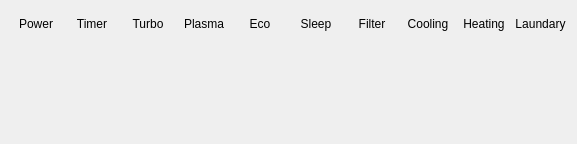
               <widget class="QWidget" name="tab">
                <attribute name="title">
                 <string>LED</string>
                </attribute>
                <layout class="QGridLayout" name="gridLayout_4">
                 <item row="0" column="0">
                  <layout class="QHBoxLayout" name="horizontalLayout_32">
                   <item>
                    <layout class="QVBoxLayout" name="verticalLayout_140">
                     <item>
                      <widget class="QLabel" name="OutTemplabel_7">
                       <property name="minimumSize">
                        <size>
                         <width>0</width>
                         <height>26</height>
                        </size>
                       </property>
                       <property name="maximumSize">
                        <size>
                         <width>16777215</width>
                         <height>35</height>
                        </size>
                       </property>
                       <property name="text">
                        <string>Power</string>
                       </property>
                       <property name="alignment">
                        <set>Qt::AlignCenter</set>
                       </property>
                      </widget>
                     </item>
                     <item alignment="Qt::AlignHCenter|Qt::AlignVCenter">
                      <widget class="Led" name="PowerLed" native="true">
                       <property name="minimumSize">
                        <size>
                         <width>50</width>
                         <height>50</height>
                        </size>
                       </property>
                       <property name="maximumSize">
                        <size>
                         <width>50</width>
                         <height>50</height>
                        </size>
                       </property>
                      </widget>
                     </item>
                     <item>
                      <spacer name="verticalSpacer_55">
                       <property name="orientation">
                        <enum>Qt::Vertical</enum>
                       </property>
                       <property name="sizeHint" stdset="0">
                        <size>
                         <width>20</width>
                         <height>40</height>
                        </size>
                       </property>
                      </spacer>
                     </item>
                    </layout>
                   </item>
                   <item>
                    <layout class="QVBoxLayout" name="verticalLayout_141">
                     <item>
                      <widget class="QLabel" name="CtrlTemp_label_3">
                       <property name="minimumSize">
                        <size>
                         <width>0</width>
                         <height>26</height>
                        </size>
                       </property>
                       <property name="maximumSize">
                        <size>
                         <width>16777215</width>
                         <height>35</height>
                        </size>
                       </property>
                       <property name="text">
                        <string>Timer</string>
                       </property>
                       <property name="alignment">
                        <set>Qt::AlignCenter</set>
                       </property>
                      </widget>
                     </item>
                     <item alignment="Qt::AlignHCenter|Qt::AlignVCenter">
                      <widget class="Led" name="TimerLed" native="true">
                       <property name="minimumSize">
                        <size>
                         <width>50</width>
                         <height>50</height>
                        </size>
                       </property>
                       <property name="maximumSize">
                        <size>
                         <width>50</width>
                         <height>50</height>
                        </size>
                       </property>
                      </widget>
                     </item>
                     <item>
                      <spacer name="verticalSpacer_56">
                       <property name="orientation">
                        <enum>Qt::Vertical</enum>
                       </property>
                       <property name="sizeHint" stdset="0">
                        <size>
                         <width>20</width>
                         <height>40</height>
                        </size>
                       </property>
                      </spacer>
                     </item>
                    </layout>
                   </item>
                   <item>
                    <layout class="QVBoxLayout" name="verticalLayout_142">
                     <item>
                      <widget class="QLabel" name="OutTemplabel_8">
                       <property name="minimumSize">
                        <size>
                         <width>0</width>
                         <height>26</height>
                        </size>
                       </property>
                       <property name="maximumSize">
                        <size>
                         <width>16777215</width>
                         <height>35</height>
                        </size>
                       </property>
                       <property name="text">
                        <string>Turbo</string>
                       </property>
                       <property name="alignment">
                        <set>Qt::AlignCenter</set>
                       </property>
                      </widget>
                     </item>
                     <item alignment="Qt::AlignHCenter|Qt::AlignVCenter">
                      <widget class="Led" name="Turboledd" native="true">
                       <property name="minimumSize">
                        <size>
                         <width>50</width>
                         <height>50</height>
                        </size>
                       </property>
                       <property name="maximumSize">
                        <size>
                         <width>50</width>
                         <height>50</height>
                        </size>
                       </property>
                      </widget>
                     </item>
                     <item>
                      <spacer name="verticalSpacer_57">
                       <property name="orientation">
                        <enum>Qt::Vertical</enum>
                       </property>
                       <property name="sizeHint" stdset="0">
                        <size>
                         <width>20</width>
                         <height>40</height>
                        </size>
                       </property>
                      </spacer>
                     </item>
                    </layout>
                   </item>
                   <item>
                    <layout class="QVBoxLayout" name="verticalLayout_143">
                     <item>
                      <widget class="QLabel" name="OutTemplabel_9">
                       <property name="minimumSize">
                        <size>
                         <width>0</width>
                         <height>26</height>
                        </size>
                       </property>
                       <property name="maximumSize">
                        <size>
                         <width>16777215</width>
                         <height>35</height>
                        </size>
                       </property>
                       <property name="text">
                        <string>Plasma</string>
                       </property>
                       <property name="alignment">
                        <set>Qt::AlignCenter</set>
                       </property>
                      </widget>
                     </item>
                     <item alignment="Qt::AlignHCenter|Qt::AlignVCenter">
                      <widget class="Led" name="PlasmaLed" native="true">
                       <property name="minimumSize">
                        <size>
                         <width>50</width>
                         <height>50</height>
                        </size>
                       </property>
                       <property name="maximumSize">
                        <size>
                         <width>50</width>
                         <height>50</height>
                        </size>
                       </property>
                      </widget>
                     </item>
                     <item>
                      <spacer name="verticalSpacer_58">
                       <property name="orientation">
                        <enum>Qt::Vertical</enum>
                       </property>
                       <property name="sizeHint" stdset="0">
                        <size>
                         <width>20</width>
                         <height>40</height>
                        </size>
                       </property>
                      </spacer>
                     </item>
                    </layout>
                   </item>
                   <item>
                    <layout class="QVBoxLayout" name="verticalLayout_144">
                     <item>
                      <widget class="QLabel" name="OutTemplabel_10">
                       <property name="minimumSize">
                        <size>
                         <width>0</width>
                         <height>26</height>
                        </size>
                       </property>
                       <property name="maximumSize">
                        <size>
                         <width>16777215</width>
                         <height>35</height>
                        </size>
                       </property>
                       <property name="text">
                        <string>Eco</string>
                       </property>
                       <property name="alignment">
                        <set>Qt::AlignCenter</set>
                       </property>
                      </widget>
                     </item>
                     <item alignment="Qt::AlignHCenter|Qt::AlignVCenter">
                      <widget class="Led" name="EcoLed" native="true">
                       <property name="minimumSize">
                        <size>
                         <width>50</width>
                         <height>50</height>
                        </size>
                       </property>
                       <property name="maximumSize">
                        <size>
                         <width>50</width>
                         <height>50</height>
                        </size>
                       </property>
                      </widget>
                     </item>
                     <item>
                      <spacer name="verticalSpacer_59">
                       <property name="orientation">
                        <enum>Qt::Vertical</enum>
                       </property>
                       <property name="sizeHint" stdset="0">
                        <size>
                         <width>20</width>
                         <height>40</height>
                        </size>
                       </property>
                      </spacer>
                     </item>
                    </layout>
                   </item>
                   <item>
                    <layout class="QVBoxLayout" name="verticalLayout_145">
                     <item>
                      <widget class="QLabel" name="OutTemplabel_11">
                       <property name="minimumSize">
                        <size>
                         <width>0</width>
                         <height>26</height>
                        </size>
                       </property>
                       <property name="maximumSize">
                        <size>
                         <width>16777215</width>
                         <height>35</height>
                        </size>
                       </property>
                       <property name="text">
                        <string>Sleep</string>
                       </property>
                       <property name="alignment">
                        <set>Qt::AlignCenter</set>
                       </property>
                      </widget>
                     </item>
                     <item alignment="Qt::AlignHCenter|Qt::AlignVCenter">
                      <widget class="Led" name="SleepLed" native="true">
                       <property name="minimumSize">
                        <size>
                         <width>50</width>
                         <height>50</height>
                        </size>
                       </property>
                       <property name="maximumSize">
                        <size>
                         <width>50</width>
                         <height>50</height>
                        </size>
                       </property>
                      </widget>
                     </item>
                     <item>
                      <spacer name="verticalSpacer_60">
                       <property name="orientation">
                        <enum>Qt::Vertical</enum>
                       </property>
                       <property name="sizeHint" stdset="0">
                        <size>
                         <width>20</width>
                         <height>40</height>
                        </size>
                       </property>
                      </spacer>
                     </item>
                    </layout>
                   </item>
                   <item>
                    <layout class="QVBoxLayout" name="verticalLayout_146">
                     <item>
                      <widget class="QLabel" name="Settingtemp_label_3">
                       <property name="minimumSize">
                        <size>
                         <width>0</width>
                         <height>26</height>
                        </size>
                       </property>
                       <property name="maximumSize">
                        <size>
                         <width>16777215</width>
                         <height>35</height>
                        </size>
                       </property>
                       <property name="text">
                        <string>Filter</string>
                       </property>
                       <property name="alignment">
                        <set>Qt::AlignCenter</set>
                       </property>
                      </widget>
                     </item>
                     <item alignment="Qt::AlignHCenter|Qt::AlignVCenter">
                      <widget class="Led" name="FilterLed" native="true">
                       <property name="minimumSize">
                        <size>
                         <width>50</width>
                         <height>50</height>
                        </size>
                       </property>
                       <property name="maximumSize">
                        <size>
                         <width>50</width>
                         <height>50</height>
                        </size>
                       </property>
                      </widget>
                     </item>
                     <item>
                      <spacer name="verticalSpacer_61">
                       <property name="orientation">
                        <enum>Qt::Vertical</enum>
                       </property>
                       <property name="sizeHint" stdset="0">
                        <size>
                         <width>20</width>
                         <height>40</height>
                        </size>
                       </property>
                      </spacer>
                     </item>
                    </layout>
                   </item>
                   <item>
                    <layout class="QVBoxLayout" name="verticalLayout_163">
                     <item>
                      <widget class="QLabel" name="Settingtemp_label_5">
                       <property name="minimumSize">
                        <size>
                         <width>0</width>
                         <height>26</height>
                        </size>
                       </property>
                       <property name="maximumSize">
                        <size>
                         <width>16777215</width>
                         <height>35</height>
                        </size>
                       </property>
                       <property name="text">
                        <string>Cooling</string>
                       </property>
                       <property name="alignment">
                        <set>Qt::AlignCenter</set>
                       </property>
                      </widget>
                     </item>
                     <item alignment="Qt::AlignHCenter|Qt::AlignVCenter">
                      <widget class="Led" name="CoolingLed" native="true">
                       <property name="minimumSize">
                        <size>
                         <width>50</width>
                         <height>50</height>
                        </size>
                       </property>
                       <property name="maximumSize">
                        <size>
                         <width>50</width>
                         <height>50</height>
                        </size>
                       </property>
                      </widget>
                     </item>
                     <item>
                      <spacer name="verticalSpacer_77">
                       <property name="orientation">
                        <enum>Qt::Vertical</enum>
                       </property>
                       <property name="sizeHint" stdset="0">
                        <size>
                         <width>20</width>
                         <height>40</height>
                        </size>
                       </property>
                      </spacer>
                     </item>
                    </layout>
                   </item>
                   <item>
                    <layout class="QVBoxLayout" name="verticalLayout_164">
                     <item>
                      <widget class="QLabel" name="Settingtemp_label_6">
                       <property name="minimumSize">
                        <size>
                         <width>0</width>
                         <height>26</height>
                        </size>
                       </property>
                       <property name="maximumSize">
                        <size>
                         <width>16777215</width>
                         <height>35</height>
                        </size>
                       </property>
                       <property name="text">
                        <string>Heating</string>
                       </property>
                       <property name="alignment">
                        <set>Qt::AlignCenter</set>
                       </property>
                      </widget>
                     </item>
                     <item alignment="Qt::AlignHCenter|Qt::AlignVCenter">
                      <widget class="Led" name="HeatingLed" native="true">
                       <property name="minimumSize">
                        <size>
                         <width>50</width>
                         <height>50</height>
                        </size>
                       </property>
                       <property name="maximumSize">
                        <size>
                         <width>50</width>
                         <height>50</height>
                        </size>
                       </property>
                      </widget>
                     </item>
                     <item>
                      <spacer name="verticalSpacer_78">
                       <property name="orientation">
                        <enum>Qt::Vertical</enum>
                       </property>
                       <property name="sizeHint" stdset="0">
                        <size>
                         <width>20</width>
                         <height>40</height>
                        </size>
                       </property>
                      </spacer>
                     </item>
                    </layout>
                   </item>
                   <item>
                    <layout class="QVBoxLayout" name="verticalLayout_147">
                     <item>
                      <widget class="QLabel" name="Safety_label_3">
                       <property name="minimumSize">
                        <size>
                         <width>0</width>
                         <height>26</height>
                        </size>
                       </property>
                       <property name="maximumSize">
                        <size>
                         <width>16777215</width>
                         <height>35</height>
                        </size>
                       </property>
                       <property name="text">
                        <string>Laundary</string>
                       </property>
                       <property name="alignment">
                        <set>Qt::AlignCenter</set>
                       </property>
                      </widget>
                     </item>
                     <item alignment="Qt::AlignHCenter|Qt::AlignVCenter">
                      <widget class="Led" name="LoundryLed" native="true">
                       <property name="minimumSize">
                        <size>
                         <width>50</width>
                         <height>50</height>
                        </size>
                       </property>
                       <property name="maximumSize">
                        <size>
                         <width>50</width>
                         <height>50</height>
                        </size>
                       </property>
                      </widget>
                     </item>
                     <item>
                      <spacer name="verticalSpacer_62">
                       <property name="orientation">
                        <enum>Qt::Vertical</enum>
                       </property>
                       <property name="sizeHint" stdset="0">
                        <size>
                         <width>20</width>
                         <height>40</height>
                        </size>
                       </property>
                      </spacer>
                     </item>
                    </layout>
                   </item>
                  </layout>
                 </item>
                </layout>
               </widget>
